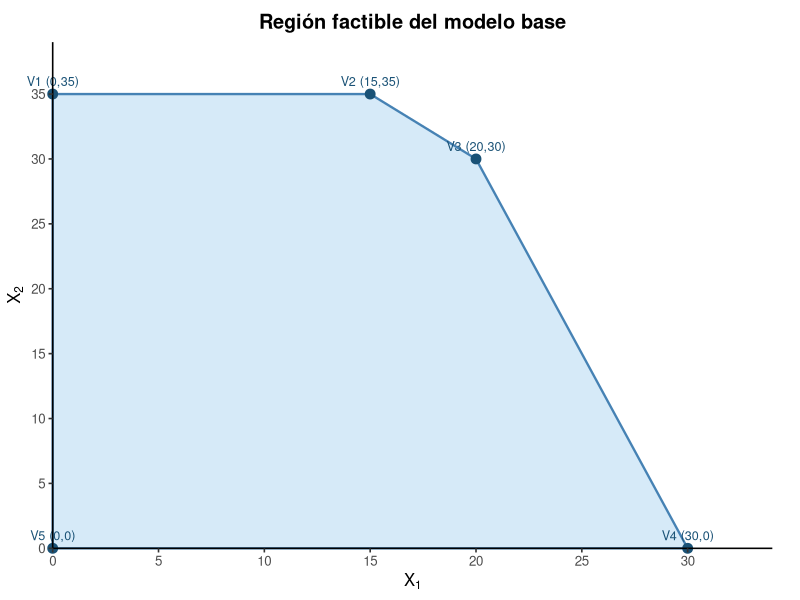
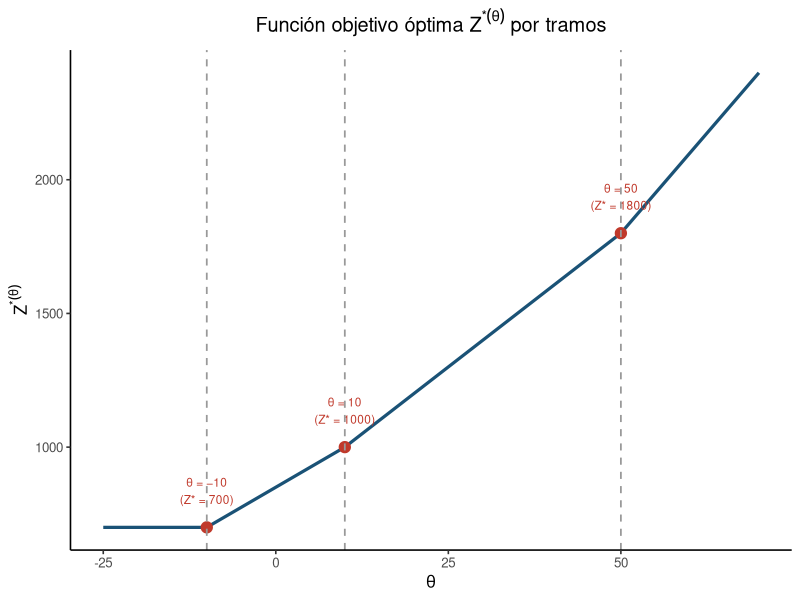

These figures' R source, in order:
## ---- chunk 1
knitr::opts_chunk$set(
  echo    = TRUE,
  warning = FALSE,
  message = FALSE,
  comment = NA,
  fig.align = "center"
)
## ---- chunk 2
#| echo: false
library(ggplot2)
library(dplyr)

vertices <- data.frame(
  Vertice = c("V1", "V2", "V3", "V4", "V5"),
  X1 = c(0,  15, 20, 30,  0),
  X2 = c(35, 35, 30,  0,  0)
)

knitr::kable(
  vertices,
  col.names = c("Vértice", "$X_1$", "$X_2$"),
  align = "c",
  caption = "Vértices de la región factible"
)
## ---- chunk 3
#| echo: false
#| fig-cap: "Región factible y vértices del modelo base"
#| fig-width: 6.5
#| fig-height: 5

region <- data.frame(
  X1 = c(0, 0, 15, 20, 30, 0),
  X2 = c(0, 35, 35, 30,  0, 0)
)

etiquetas <- data.frame(
  X1 = c(0,  15, 20, 30,  0),
  X2 = c(35, 35, 30,  0,  0),
  label = c("V1 (0,35)", "V2 (15,35)", "V3 (20,30)", "V4 (30,0)", "V5 (0,0)")
)

ggplot() +
  geom_polygon(data = region, aes(x = X1, y = X2),
               fill = "#AED6F1", alpha = 0.5, color = "steelblue", linewidth = 0.8) +
  geom_point(data = etiquetas, aes(x = X1, y = X2),
             color = "#1A5276", size = 3) +
  geom_text(data = etiquetas, aes(x = X1, y = X2, label = label),
            vjust = -0.8, hjust = 0.5, size = 3.2, color = "#1A5276") +
  scale_x_continuous(limits = c(0, 35), expand = c(0, 0),
                     breaks = seq(0, 30, by = 5)) +
  scale_y_continuous(limits = c(0, 40), expand = c(0, 0),
                     breaks = seq(0, 35, by = 5)) +
  coord_cartesian(xlim = c(0, 34), ylim = c(0, 39), clip = "off") +
  labs(x = expression(X[1]), y = expression(X[2]),
       title = "Región factible del modelo base") +
  theme_classic(base_size = 12) +
  theme(
    plot.title   = element_text(hjust = 0.5, face = "bold"),
    axis.line    = element_line(color = "black"),
    plot.margin  = margin(10, 20, 5, 5)
  )
## ---- chunk 4
#| echo: false
tab_z <- data.frame(
  Vertice  = c("V1 (0, 35)", "V2 (15, 35)", "V3 (20, 30)", "V4 (30, 0)", "V5 (0, 0)"),
  X1       = c(0,  15, 20, 30, 0),
  X2       = c(35, 35, 30,  0, 0),
  Z_theta  = c("$700$",
               "$850 + 15\\theta$",
               "$800 + 20\\theta$",
               "$300 + 30\\theta$",
               "$0$")
)

knitr::kable(
  tab_z,
  col.names = c("Vértice", "$X_1$", "$X_2$", "$Z(\\theta)$"),
  align = "c",
  caption = "Valor de la función objetivo paramétrica en cada vértice"
)
## ---- chunk 5
#| echo: false
rangos <- data.frame(
  Rango    = c("$\\theta < -10$",
               "$-10 \\leq \\theta \\leq 10$",
               "$10 < \\theta \\leq 50$",
               "$\\theta > 50$"),
  Optimo   = c("V1", "V2", "V3", "V4"),
  Sol      = c("$X_1=0,\\; X_2=35$",
               "$X_1=15,\\; X_2=35$",
               "$X_1=20,\\; X_2=30$",
               "$X_1=30,\\; X_2=0$"),
  Z        = c("$700$",
               "$850 + 15\\theta$",
               "$800 + 20\\theta$",
               "$300 + 30\\theta$")
)

knitr::kable(
  rangos,
  col.names = c("Rango de $\\theta$", "Vértice óptimo",
                "Solución óptima", "$Z^*(\\theta)$"),
  align = "c",
  caption = "Rangos de optimalidad según el valor del parámetro θ"
)
## ---- chunk 6
#| echo: false
criticos <- data.frame(
  theta  = c("$-10$", "$10$", "$50$"),
  Cambio = c("V1 $\\to$ V2", "V2 $\\to$ V3", "V3 $\\to$ V4"),
  Z      = c("$700$", "$1\\,000$", "$1\\,800$")
)

knitr::kable(
  criticos,
  col.names = c("$\\theta$ crítico", "Transición de vértice", "$Z^*(\\theta)$"),
  align = "c",
  caption = "Valores de Z* en los puntos críticos de cambio"
)
## ---- chunk 7
#| echo: false
#| fig-cap: "Comportamiento de Z*(θ) por tramos"
#| fig-width: 7
#| fig-height: 4.5

theta_seq <- seq(-25, 70, by = 0.1)

Z_opt <- case_when(
  theta_seq < -10  ~ 700,
  theta_seq <= 10  ~ 850 + 15 * theta_seq,
  theta_seq <= 50  ~ 800 + 20 * theta_seq,
  TRUE             ~ 300 + 30 * theta_seq
)

df_z <- data.frame(theta = theta_seq, Z = Z_opt)

breakpoints <- data.frame(
  theta = c(-10, 10, 50),
  Z     = c(700, 1000, 1800),
  label = c("θ = −10\n(Z* = 700)", "θ = 10\n(Z* = 1000)", "θ = 50\n(Z* = 1800)")
)

ggplot(df_z, aes(x = theta, y = Z)) +
  geom_line(color = "#1A5276", linewidth = 1.1) +
  geom_point(data = breakpoints, aes(x = theta, y = Z),
             color = "#C0392B", size = 3.5) +
  geom_text(data = breakpoints, aes(x = theta, y = Z, label = label),
            vjust = -0.9, size = 3, color = "#C0392B") +
  geom_vline(xintercept = c(-10, 10, 50), linetype = "dashed",
             color = "gray60", linewidth = 0.6) +
  labs(x = expression(theta),
       y = expression(Z^{"*"}(theta)),
       title = expression("Función objetivo óptima " * Z^{"*"}(theta) * " por tramos")) +
  theme_classic(base_size = 12) +
  theme(plot.title = element_text(hjust = 0.5, face = "bold"))
## ---- chunk 8
library(lpSolve)

resolver_plp <- function(theta) {
  obj <- c(10 + theta, 20)
  mat <- matrix(c(3, 1,
                  1, 1,
                  0, 1), nrow = 3, byrow = TRUE)
  dir <- c("<=", "<=", "<=")
  rhs <- c(90, 50, 35)
  sol <- lp("max", obj, mat, dir, rhs)
  data.frame(
    theta  = theta,
    Region = NA,
    X1     = round(sol$solution[1], 2),
    X2     = round(sol$solution[2], 2),
    Z      = round(sol$objval, 2)
  )
}

thetas_prueba <- c(-15, 0, 30, 60)
resultados <- do.call(rbind, lapply(thetas_prueba, resolver_plp))
resultados$Region <- c("$\\theta < -10$",
                       "$-10 \\leq \\theta \\leq 10$",
                       "$10 < \\theta \\leq 50$",
                       "$\\theta > 50$")

knitr::kable(
  resultados[, c("theta", "Region", "X1", "X2", "Z")],
  col.names = c("$\\theta$", "Región", "$X_1^*$", "$X_2^*$", "$Z^*$"),
  align = "c",
  caption = "Verificación computacional con lpSolve para un valor por región de optimalidad"
)
